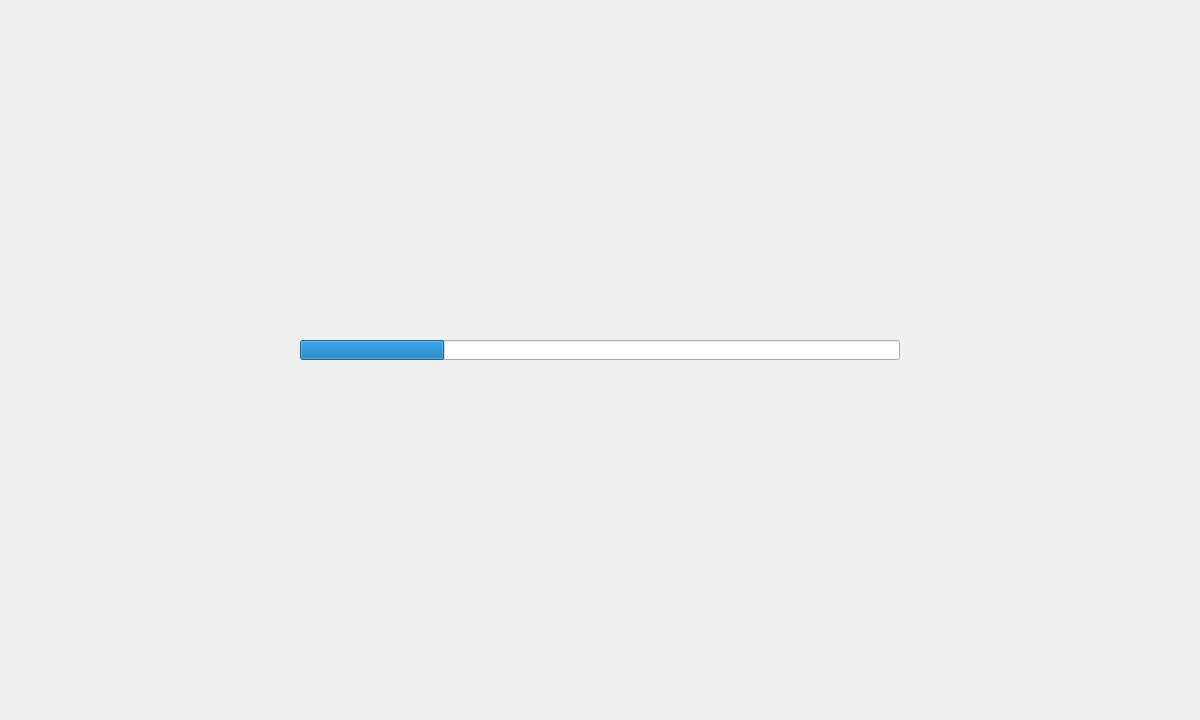
<?xml version="1.0" encoding="UTF-8"?>
<ui version="4.0">
 <class>LoadingDialog</class>
 <widget class="QDialog" name="LoadingDialog">
  <property name="geometry">
   <rect>
    <x>0</x>
    <y>0</y>
    <width>1200</width>
    <height>720</height>
   </rect>
  </property>
  <property name="sizePolicy">
   <sizepolicy hsizetype="Fixed" vsizetype="Fixed">
    <horstretch>0</horstretch>
    <verstretch>0</verstretch>
   </sizepolicy>
  </property>
  <property name="windowTitle">
   <string>LoadingDialog</string>
  </property>
  <widget class="QProgressBar" name="progressBar">
   <property name="geometry">
    <rect>
     <x>300</x>
     <y>340</y>
     <width>600</width>
     <height>20</height>
    </rect>
   </property>
   <property name="sizePolicy">
    <sizepolicy hsizetype="Preferred" vsizetype="Preferred">
     <horstretch>0</horstretch>
     <verstretch>0</verstretch>
    </sizepolicy>
   </property>
   <property name="value">
    <number>24</number>
   </property>
   <property name="textVisible">
    <bool>false</bool>
   </property>
  </widget>
 </widget>
 <layoutdefault spacing="6" margin="11"/>
 <resources/>
 <connections/>
</ui>
